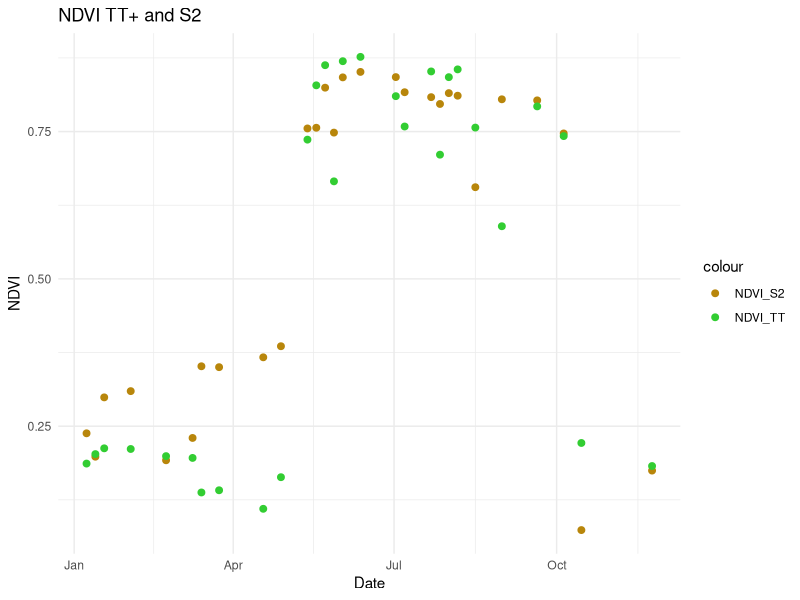

Source code (R):
library(readr)
library(tidyverse)

#Sentinel 2 satellite data-------------------------------------------------
sentinel2 <- read_csv("data/S2_san1_22.csv")
s2_2022 <- sentinel2%>%filter(between(date, as.Date('2022-01-01'), as.Date('2022-12-01'))) # Filter by date

s2_2022_NDVI <- s2_2022 %>% mutate(NDVI.s2 = (s2_2022$B8-s2_2022$B4)/
                                                 (s2_2022$B8 + s2_2022$B4))  # NDVI calculation NIR = B8 ; Red = B4

#TT data ----------------------------------------------------------------
TT_data_sa1 <- read_csv("data/TT_sa1_2022_median.csv")

# Function to calculate NDVI
ndvi_f <- function(data) {
  # NDVI = (NIR - Red) / (NIR + Red)
  data$NDVI <- (data$DN_860 - data$DN_650) / (data$DN_860 + data$DN_650)
  return(data)
}

TT_NDVI_sa1 <- ndvi_f(TT_data_sa1)

#### Combining TT+ and S2 data
total_sa1_ndvi22 <- merge(s2_2022_NDVI,TT_NDVI_sa1, by="date")

##Delete duplicated rows
total_sa1_ndvi22 <- total_sa1_ndvi22 %>% filter(!duplicated(date))

#write.csv(total_sa1_ndvi22, "sa1_22_ndvi_fusion.csv")

#########
ggplot(total_sa1_ndvi22, aes(x = date)) +
  geom_point(aes(y = NDVI.s2, color = "NDVI_S2"), size = 2) +
  geom_point(aes(y = NDVI, color = "NDVI_TT"), size = 2) +
  labs(title = "NDVI TT+ and S2",
       x = "Date",
       y = "NDVI") +
  scale_color_manual(values = c("NDVI_S2" = "#B8860B", "NDVI_TT" = "#32CD32"))+
  theme_minimal()

